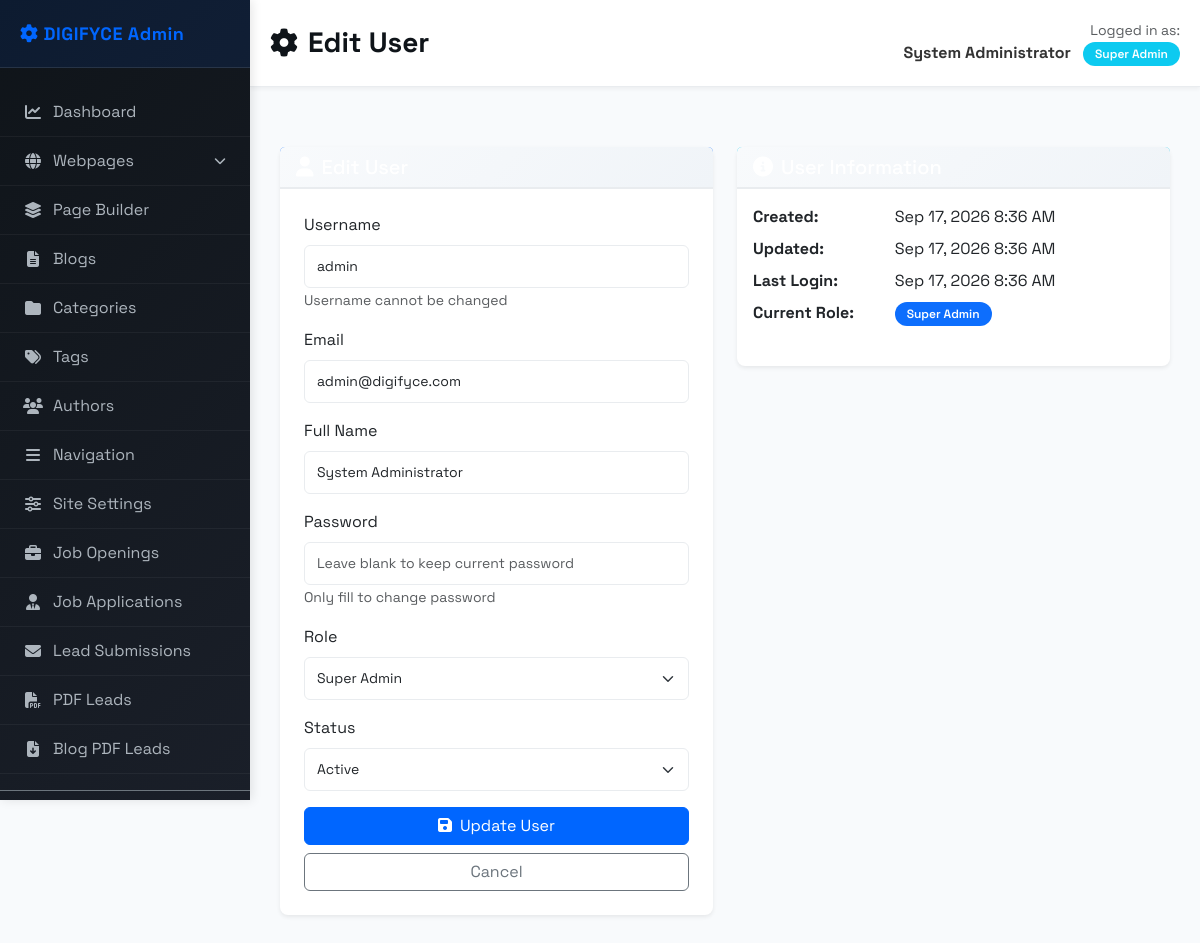
/app/admin/user_edit.php?id=1 (signed in), run on the app's committed database.
### tables this page shows
CREATE TABLE users (
    id INT AUTO_INCREMENT PRIMARY KEY,
    username VARCHAR(64) NOT NULL UNIQUE,
    password_hash VARCHAR(255) NOT NULL,
    email VARCHAR(128) NOT NULL UNIQUE,
    full_name VARCHAR(255),
    role_id INT NOT NULL,
    status ENUM('active','inactive') DEFAULT 'active',
    last_login DATETIME,
    created_at DATETIME DEFAULT CURRENT_TIMESTAMP,
    updated_at DATETIME DEFAULT CURRENT_TIMESTAMP ON UPDATE CURRENT_TIMESTAMP,
    FOREIGN KEY (role_id) REFERENCES roles(id) ON DELETE RESTRICT
);

CREATE TABLE roles (
    id INT AUTO_INCREMENT PRIMARY KEY,
    name VARCHAR(64) NOT NULL UNIQUE,
    description TEXT,
    status ENUM('active','inactive') DEFAULT 'active',
    created_at DATETIME DEFAULT CURRENT_TIMESTAMP,
    updated_at DATETIME DEFAULT CURRENT_TIMESTAMP ON UPDATE CURRENT_TIMESTAMP
);

### app/admin/user_edit.php (the view, shortened to what the rows shown need)
<?php
require_once __DIR__ . '/../utilities/PermissionManager.php';
$pdo = Database::getInstance();
$permissionManager = new PermissionManager($pdo);
$permissionManager->requirePermission('user.create');
$user_id = $_GET['id'] ?? null;
$user = null;
$is_edit = false;
if ($user_id) {
    $permissionManager->requirePermission('user.edit');
    $user = $permissionManager->getUserById($user_id);
    $is_edit = true;
}
$roles = $permissionManager->getAllRoles();
$pageTitle = $is_edit ? 'Edit User' : 'Add New User';
include __DIR__ . '/../views/admin_header.php';
?>
<div class="row">
    <div class="col-md-6">
        <div class="card border-0 shadow-sm">
            <div class="card-body p-4">
                <form action="user_save.php" method="post">
                    <div class="mb-3">
                        <label class="form-label">Username</label>
                        <input type="text" name="username" class="form-control"
                               value="<?= $is_edit ? htmlspecialchars($user['username']) : '' ?>"
                               <?= $is_edit ? 'readonly' : 'required' ?>>
                        <small class="form-text text-muted">
                            <?= $is_edit ? 'Username cannot be changed' : 'Must be unique' ?>
                        </small>
                    </div>
                    <div class="mb-3">
                        <label class="form-label">Email</label>
                        <input type="email" name="email" class="form-control"
                               value="<?= $is_edit ? htmlspecialchars($user['email']) : '' ?>"
                               required>
                    </div>
                    <div class="mb-3">
                        <label class="form-label">Full Name</label>
                        <input type="text" name="full_name" class="form-control"
                               value="<?= $is_edit ? htmlspecialchars($user['full_name'] ?? '') : '' ?>">
                    </div>
                    <div class="mb-3">
                        <label class="form-label">Role</label>
                        <select name="role_id" class="form-select" required>
                            <?php foreach ($roles as $role): ?>
                                <option value="<?= $role['id'] ?>"
                                        <?= ($is_edit && $user['role_id'] == $role['id']) ? 'selected' : '' ?>>
                                    <?= htmlspecialchars($role['name']) ?>
                                </option>
                            <?php endforeach; ?>
                        </select>
                    </div>
                    <?php if ($is_edit): ?>
                        <div class="mb-3">
                            <label class="form-label">Status</label>
                            <select name="status" class="form-select" required>
                                <option value="active" <?= $user['status'] === 'active' ? 'selected' : '' ?>>
                                    Active
                                </option>
                            </select>
                        </div>
                    <?php endif; ?>
                </form>
            </div>
        </div>
    </div>
    <?php if ($is_edit): ?>
        <div class="col-md-6">
            <div class="card border-0 shadow-sm">
                <div class="card-header bg-info text-white">
                    <h5 class="mb-0">
                        <i class="fas fa-info-circle me-2"></i>User Information
                    </h5>
                </div>
                <div class="card-body">
                    <dl class="row">
                        <dt class="col-sm-4">Created:</dt>
                        <dd class="col-sm-8">
                            <?= date('M d, Y g:i A', strtotime($user['created_at'])) ?>
                        </dd>
                        <dt class="col-sm-4">Updated:</dt>
                        <dd class="col-sm-8">
                            <?= date('M d, Y g:i A', strtotime($user['updated_at'])) ?>
                        </dd>
                        <dt class="col-sm-4">Last Login:</dt>
                        <dd class="col-sm-8">
                            <?= $user['last_login'] ? date('M d, Y g:i A', strtotime($user['last_login'])) : 'Never' ?>
                        </dd>
                        <dt class="col-sm-4">Current Role:</dt>
                        <dd class="col-sm-8">
                            <span class="badge bg-primary">
                                <?= htmlspecialchars($user['role_name']) ?>
                            </span>
                        </dd>
                    </dl>
                </div>
            </div>
        </div>
    <?php endif; ?>
</div>
<?php include __DIR__ . '/../views/admin_footer.php'; ?>

### app/views/admin_header.php (shortened to what the rows shown need)
<!DOCTYPE html>
<html lang="en">
<head>
    <link href="https://cdn.jsdelivr.net/npm/bootstrap@5.3.2/dist/css/bootstrap.min.css" rel="stylesheet">
    <link href="https://cdnjs.cloudflare.com/ajax/libs/font-awesome/6.4.0/css/all.min.css" rel="stylesheet">
</head>
<body>
    <div class="d-flex">
                <?php if (isset($permissionManager) && $permissionManager->hasAnyPermission(['blog.view', 'page.view', 'category.view', 'tag.view', 'author.view'])): ?>
                    <?php
                    $webpageFiles = [
                        'page_home_edit.php',
                        'page_service.php',
                        'page_technology.php',
                        'page_testimonial.php',
                        'page_products.php',
                        'page_d2c_branding.php',
                        'page_commercial_shoot.php',
                        'page_creative_development.php',
                        'page_performance_marketing.php',
                        'page_ecommerce_marketing.php',
                        'page_marketplace_management.php',
                        'page_content_marketing.php',
                        'page_about_us.php',
                        'page_seo.php',
                        'page_builder_edit.php',
                        'page_builder_preview.php',
                    ];
                    ?>
                <?php endif; ?>
        <main>
            <div class="admin-header d-flex justify-content-between align-items-center">
                <h1>
                    <i class="fas fa-<?php
                    $pageName = basename($_SERVER['PHP_SELF']);
                    switch ($pageName) {
                        default:
                            if (in_array($pageName, $webpageFiles)) {
                                echo 'globe';
                            } else {
                                echo 'cog';
                            }
                            break;
                    }
                    ?>"></i>
                    <?= isset($pageTitle) ? htmlspecialchars($pageTitle) : 'Admin Panel' ?>
                </h1>
                <?php if (isset($permissionManager)): ?>
                    <?php
                    $currentUser = $permissionManager->getCurrentUser();
                    if ($currentUser):
                        ?>
                        <div class="text-end">
                            <small class="text-muted d-block">Logged in as:</small>
                            <strong><?= htmlspecialchars($currentUser['full_name'] ?? $currentUser['username']) ?></strong>
                            <span class="badge bg-info ms-2"><?= htmlspecialchars($currentUser['role_name']) ?></span>
                        </div>
                    <?php endif; ?>
                <?php endif; ?>
            </div>
            <div class="admin-content">

### data on the page
users: full_name "System Administrator", role.name "Super Admin", username "admin", email "admin@digifyce.com", role_id "Super Admin", status "Active", created_at "Sep 17, 2026 8:36 AM", updated_at "Sep 17, 2026 8:36 AM", last_login "Sep 17, 2026 8:36 AM"

### other printed values
$pageTitle "Edit User"
